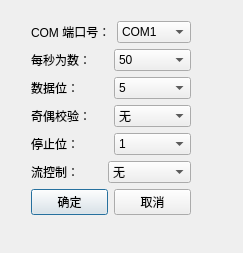
<?xml version="1.0" encoding="UTF-8"?>
<ui version="4.0">
 <class>CSerialPortDialog</class>
 <widget class="QDialog" name="CSerialPortDialog">
  <property name="geometry">
   <rect>
    <x>0</x>
    <y>0</y>
    <width>243</width>
    <height>253</height>
   </rect>
  </property>
  <property name="windowTitle">
   <string>串口配置</string>
  </property>
  <widget class="QWidget" name="layoutWidget">
   <property name="geometry">
    <rect>
     <x>31</x>
     <y>21</y>
     <width>160</width>
     <height>195</height>
    </rect>
   </property>
   <layout class="QVBoxLayout" name="verticalLayout">
    <item>
     <layout class="QHBoxLayout" name="horizontalLayout">
      <item>
       <widget class="QLabel" name="label">
        <property name="text">
         <string>COM 端口号：</string>
        </property>
       </widget>
      </item>
      <item>
       <widget class="QComboBox" name="cbxPort">
        <item>
         <property name="text">
          <string>COM1</string>
         </property>
        </item>
        <item>
         <property name="text">
          <string>COM2</string>
         </property>
        </item>
        <item>
         <property name="text">
          <string>COM3</string>
         </property>
        </item>
        <item>
         <property name="text">
          <string>COM4</string>
         </property>
        </item>
        <item>
         <property name="text">
          <string>COM5</string>
         </property>
        </item>
        <item>
         <property name="text">
          <string>COM6</string>
         </property>
        </item>
        <item>
         <property name="text">
          <string>COM7</string>
         </property>
        </item>
        <item>
         <property name="text">
          <string>COM8</string>
         </property>
        </item>
        <item>
         <property name="text">
          <string>COM9</string>
         </property>
        </item>
        <item>
         <property name="text">
          <string>COM10</string>
         </property>
        </item>
        <item>
         <property name="text">
          <string>COM11</string>
         </property>
        </item>
        <item>
         <property name="text">
          <string>COM12</string>
         </property>
        </item>
        <item>
         <property name="text">
          <string>COM13</string>
         </property>
        </item>
        <item>
         <property name="text">
          <string>COM14</string>
         </property>
        </item>
        <item>
         <property name="text">
          <string>COM15</string>
         </property>
        </item>
        <item>
         <property name="text">
          <string>COM16</string>
         </property>
        </item>
       </widget>
      </item>
     </layout>
    </item>
    <item>
     <layout class="QHBoxLayout" name="horizontalLayout_2">
      <item>
       <widget class="QLabel" name="label_2">
        <property name="text">
         <string>每秒为数：</string>
        </property>
       </widget>
      </item>
      <item>
       <widget class="QComboBox" name="cbxBaud">
        <item>
         <property name="text">
          <string>50</string>
         </property>
        </item>
        <item>
         <property name="text">
          <string>75</string>
         </property>
        </item>
        <item>
         <property name="text">
          <string>110</string>
         </property>
        </item>
        <item>
         <property name="text">
          <string>134</string>
         </property>
        </item>
        <item>
         <property name="text">
          <string>150</string>
         </property>
        </item>
        <item>
         <property name="text">
          <string>200</string>
         </property>
        </item>
        <item>
         <property name="text">
          <string>300</string>
         </property>
        </item>
        <item>
         <property name="text">
          <string>600</string>
         </property>
        </item>
        <item>
         <property name="text">
          <string>1200</string>
         </property>
        </item>
        <item>
         <property name="text">
          <string>1800</string>
         </property>
        </item>
        <item>
         <property name="text">
          <string>2400</string>
         </property>
        </item>
        <item>
         <property name="text">
          <string>4800</string>
         </property>
        </item>
        <item>
         <property name="text">
          <string>9600</string>
         </property>
        </item>
        <item>
         <property name="text">
          <string>14400</string>
         </property>
        </item>
        <item>
         <property name="text">
          <string>19200</string>
         </property>
        </item>
        <item>
         <property name="text">
          <string>38400</string>
         </property>
        </item>
        <item>
         <property name="text">
          <string>56000</string>
         </property>
        </item>
        <item>
         <property name="text">
          <string>57600</string>
         </property>
        </item>
        <item>
         <property name="text">
          <string>76800</string>
         </property>
        </item>
        <item>
         <property name="text">
          <string>115200</string>
         </property>
        </item>
        <item>
         <property name="text">
          <string>128000</string>
         </property>
        </item>
        <item>
         <property name="text">
          <string>256000</string>
         </property>
        </item>
       </widget>
      </item>
     </layout>
    </item>
    <item>
     <layout class="QHBoxLayout" name="horizontalLayout_3">
      <item>
       <widget class="QLabel" name="label_3">
        <property name="text">
         <string>数据位：</string>
        </property>
       </widget>
      </item>
      <item>
       <widget class="QComboBox" name="cbxData">
        <item>
         <property name="text">
          <string>5</string>
         </property>
        </item>
        <item>
         <property name="text">
          <string>6</string>
         </property>
        </item>
        <item>
         <property name="text">
          <string>7</string>
         </property>
        </item>
        <item>
         <property name="text">
          <string>8</string>
         </property>
        </item>
       </widget>
      </item>
     </layout>
    </item>
    <item>
     <layout class="QHBoxLayout" name="horizontalLayout_4">
      <item>
       <widget class="QLabel" name="label_4">
        <property name="text">
         <string>奇偶校验：</string>
        </property>
       </widget>
      </item>
      <item>
       <widget class="QComboBox" name="cbxParity">
        <item>
         <property name="text">
          <string>无</string>
         </property>
        </item>
        <item>
         <property name="text">
          <string>奇</string>
         </property>
        </item>
        <item>
         <property name="text">
          <string>偶</string>
         </property>
        </item>
        <item>
         <property name="text">
          <string>标志</string>
         </property>
        </item>
        <item>
         <property name="text">
          <string>空格</string>
         </property>
        </item>
       </widget>
      </item>
     </layout>
    </item>
    <item>
     <layout class="QHBoxLayout" name="horizontalLayout_5">
      <item>
       <widget class="QLabel" name="label_5">
        <property name="text">
         <string>停止位：</string>
        </property>
       </widget>
      </item>
      <item>
       <widget class="QComboBox" name="cbxStop">
        <item>
         <property name="text">
          <string>1</string>
         </property>
        </item>
        <item>
         <property name="text">
          <string>1.5</string>
         </property>
        </item>
        <item>
         <property name="text">
          <string>2</string>
         </property>
        </item>
       </widget>
      </item>
     </layout>
    </item>
    <item>
     <layout class="QHBoxLayout" name="horizontalLayout_6">
      <item>
       <widget class="QLabel" name="label_6">
        <property name="text">
         <string>流控制：</string>
        </property>
       </widget>
      </item>
      <item>
       <widget class="QComboBox" name="cbxFlow">
        <item>
         <property name="text">
          <string>无</string>
         </property>
        </item>
        <item>
         <property name="text">
          <string>硬件</string>
         </property>
        </item>
        <item>
         <property name="text">
          <string>Xon / Xoff</string>
         </property>
        </item>
       </widget>
      </item>
     </layout>
    </item>
    <item>
     <layout class="QHBoxLayout" name="horizontalLayout_7">
      <item>
       <widget class="QPushButton" name="btnOk">
        <property name="text">
         <string>确定</string>
        </property>
       </widget>
      </item>
      <item>
       <widget class="QPushButton" name="btnCancel">
        <property name="text">
         <string>取消</string>
        </property>
       </widget>
      </item>
     </layout>
    </item>
   </layout>
  </widget>
 </widget>
 <resources/>
 <connections/>
</ui>
